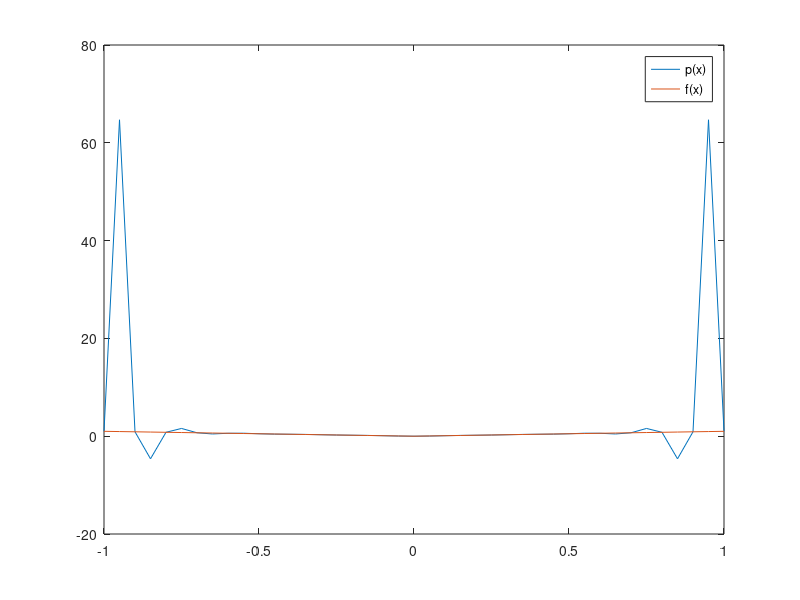

Recreate this plot in MATLAB.
n = 20;
a = -1; b = 1;
x = linspace(a,b,n+1);
y = abs(x);
p = polyfit(x, y, n);
xx = linspace(a,b,41);
f = @(x) abs(x);
error = abs(f(xx)- polyval(p,xx));
plot(xx, polyval(p,xx), xx, f(xx));
legend('p(x)','f(x)')